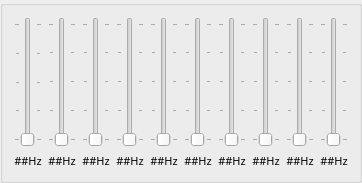
         <widget class="QGroupBox" name="groupBox">
          <property name="maximumSize">
           <size>
            <width>1610</width>
            <height>200</height>
           </size>
          </property>
          <property name="font">
           <font>
            <family>Yu Gothic UI Semibold</family>
           </font>
          </property>
          <property name="title">
           <string/>
          </property>
          <property name="alignment">
           <set>Qt::AlignCenter</set>
          </property>
          <property name="flat">
           <bool>false</bool>
          </property>
          <layout class="QGridLayout" name="gridLayout_31">
           <item row="0" column="0">
            <layout class="QGridLayout" name="gridLayout_28">
             <item row="0" column="0">
              <widget class="QSlider" name="verticalSlider_1">
               <property name="minimumSize">
                <size>
                 <width>0</width>
                 <height>130</height>
                </size>
               </property>
               <property name="maximumSize">
                <size>
                 <width>30</width>
                 <height>200</height>
                </size>
               </property>
               <property name="font">
                <font>
                 <pointsize>10</pointsize>
                 <weight>50</weight>
                 <bold>false</bold>
                 <strikeout>false</strikeout>
                 <stylestrategy>PreferDefault</stylestrategy>
                </font>
               </property>
               <property name="cursor">
                <cursorShape>PointingHandCursor</cursorShape>
               </property>
               <property name="layoutDirection">
                <enum>Qt::LeftToRight</enum>
               </property>
               <property name="autoFillBackground">
                <bool>false</bool>
               </property>
               <property name="maximum">
                <number>100</number>
               </property>
               <property name="pageStep">
                <number>1</number>
               </property>
               <property name="sliderPosition">
                <number>0</number>
               </property>
               <property name="tracking">
                <bool>true</bool>
               </property>
               <property name="orientation">
                <enum>Qt::Vertical</enum>
               </property>
               <property name="invertedAppearance">
                <bool>false</bool>
               </property>
               <property name="invertedControls">
                <bool>false</bool>
               </property>
               <property name="tickPosition">
                <enum>QSlider::TicksBothSides</enum>
               </property>
               <property name="tickInterval">
                <number>25</number>
               </property>
              </widget>
             </item>
             <item row="1" column="0">
              <widget class="QLabel" name="label_1_Hz">
               <property name="font">
                <font>
                 <family>Yu Gothic UI Semibold</family>
                 <pointsize>8</pointsize>
                </font>
               </property>
               <property name="text">
                <string>##Hz</string>
               </property>
               <property name="alignment">
                <set>Qt::AlignCenter</set>
               </property>
              </widget>
             </item>
            </layout>
           </item>
           <item row="0" column="1">
            <layout class="QGridLayout" name="gridLayout_27">
             <item row="0" column="0">
              <widget class="QSlider" name="verticalSlider_2">
               <property name="minimumSize">
                <size>
                 <width>0</width>
                 <height>130</height>
                </size>
               </property>
               <property name="maximumSize">
                <size>
                 <width>30</width>
                 <height>200</height>
                </size>
               </property>
               <property name="font">
                <font>
                 <pointsize>10</pointsize>
                </font>
               </property>
               <property name="cursor">
                <cursorShape>PointingHandCursor</cursorShape>
               </property>
               <property name="pageStep">
                <number>1</number>
               </property>
               <property name="orientation">
                <enum>Qt::Vertical</enum>
               </property>
               <property name="tickPosition">
                <enum>QSlider::TicksBothSides</enum>
               </property>
               <property name="tickInterval">
                <number>25</number>
               </property>
              </widget>
             </item>
             <item row="1" column="0">
              <widget class="QLabel" name="label_2_Hz">
               <property name="font">
                <font>
                 <family>Yu Gothic UI Semibold</family>
                 <pointsize>8</pointsize>
                </font>
               </property>
               <property name="text">
                <string>##Hz</string>
               </property>
               <property name="alignment">
                <set>Qt::AlignCenter</set>
               </property>
              </widget>
             </item>
            </layout>
           </item>
           <item row="0" column="2">
            <layout class="QGridLayout" name="gridLayout_26">
             <item row="0" column="0">
              <widget class="QSlider" name="verticalSlider_3">
               <property name="minimumSize">
                <size>
                 <width>0</width>
                 <height>130</height>
                </size>
               </property>
               <property name="maximumSize">
                <size>
                 <width>30</width>
                 <height>200</height>
                </size>
               </property>
               <property name="font">
                <font>
                 <pointsize>10</pointsize>
                </font>
               </property>
               <property name="cursor">
                <cursorShape>PointingHandCursor</cursorShape>
               </property>
               <property name="pageStep">
                <number>1</number>
               </property>
               <property name="orientation">
                <enum>Qt::Vertical</enum>
               </property>
               <property name="tickPosition">
                <enum>QSlider::TicksBothSides</enum>
               </property>
               <property name="tickInterval">
                <number>25</number>
               </property>
              </widget>
             </item>
             <item row="1" column="0">
              <widget class="QLabel" name="label_3_Hz">
               <property name="font">
                <font>
                 <family>Yu Gothic UI Semibold</family>
                 <pointsize>8</pointsize>
                </font>
               </property>
               <property name="text">
                <string>##Hz</string>
               </property>
               <property name="alignment">
                <set>Qt::AlignCenter</set>
               </property>
              </widget>
             </item>
            </layout>
           </item>
           <item row="0" column="3">
            <layout class="QGridLayout" name="gridLayout_25">
             <item row="0" column="0">
              <widget class="QSlider" name="verticalSlider_4">
               <property name="minimumSize">
                <size>
                 <width>0</width>
                 <height>130</height>
                </size>
               </property>
               <property name="maximumSize">
                <size>
                 <width>30</width>
                 <height>200</height>
                </size>
               </property>
               <property name="font">
                <font>
                 <pointsize>10</pointsize>
                </font>
               </property>
               <property name="cursor">
                <cursorShape>PointingHandCursor</cursorShape>
               </property>
               <property name="autoFillBackground">
                <bool>false</bool>
               </property>
               <property name="styleSheet">
                <string notr="true">QSlider::groove:horizontal {
    border: 1px solid #bbb;
    height: 10px;
    margin: 0px;
    border-radius: 4px;
}

QSlider::sub-page:horizontal {
    background: qlineargradient(x1:0, y1:0, x2:1, y2:0,
        stop:0 rgba(255, 0, 0, 255),
        stop:1 rgba(0, 0, 255, 255));
    height: 10px;
    border-radius: 4px;
}

QSlider::handle:horizontal {
    background: qlineargradient(x1:0, y1:1, x2:0, y2:0,
        stop:0 rgba(255, 255, 255, 255),
        stop:1 rgba(0, 0, 0, 255));
    width: 18px;
    margin-top: -4px;
    margin-bottom: -4px;
    border-radius: 9px;
}
</string>
               </property>
               <property name="maximum">
                <number>99</number>
               </property>
               <property name="pageStep">
                <number>1</number>
               </property>
               <property name="orientation">
                <enum>Qt::Vertical</enum>
               </property>
               <property name="invertedAppearance">
                <bool>false</bool>
               </property>
               <property name="invertedControls">
                <bool>false</bool>
               </property>
               <property name="tickPosition">
                <enum>QSlider::TicksBothSides</enum>
               </property>
               <property name="tickInterval">
                <number>25</number>
               </property>
              </widget>
             </item>
             <item row="1" column="0">
              <widget class="QLabel" name="label_4_Hz">
               <property name="font">
                <font>
                 <family>Yu Gothic UI Semibold</family>
                 <pointsize>8</pointsize>
                </font>
               </property>
               <property name="text">
                <string>##Hz</string>
               </property>
               <property name="alignment">
                <set>Qt::AlignCenter</set>
               </property>
              </widget>
             </item>
            </layout>
           </item>
           <item row="0" column="4">
            <layout class="QGridLayout" name="gridLayout_24">
             <item row="0" column="0">
              <widget class="QSlider" name="verticalSlider_5">
               <property name="minimumSize">
                <size>
                 <width>0</width>
                 <height>130</height>
                </size>
               </property>
               <property name="maximumSize">
                <size>
                 <width>30</width>
                 <height>200</height>
                </size>
               </property>
               <property name="font">
                <font>
                 <pointsize>10</pointsize>
                </font>
               </property>
               <property name="cursor">
                <cursorShape>PointingHandCursor</cursorShape>
               </property>
               <property name="pageStep">
                <number>1</number>
               </property>
               <property name="orientation">
                <enum>Qt::Vertical</enum>
               </property>
               <property name="tickPosition">
                <enum>QSlider::TicksBothSides</enum>
               </property>
               <property name="tickInterval">
                <number>25</number>
               </property>
              </widget>
             </item>
             <item row="1" column="0">
              <widget class="QLabel" name="label_5_Hz">
               <property name="font">
                <font>
                 <family>Yu Gothic UI Semibold</family>
                 <pointsize>8</pointsize>
                </font>
               </property>
               <property name="text">
                <string>##Hz</string>
               </property>
               <property name="alignment">
                <set>Qt::AlignCenter</set>
               </property>
              </widget>
             </item>
            </layout>
           </item>
           <item row="0" column="5">
            <layout class="QGridLayout" name="gridLayout_23">
             <item row="0" column="0">
              <widget class="QSlider" name="verticalSlider_6">
               <property name="minimumSize">
                <size>
                 <width>0</width>
                 <height>130</height>
                </size>
               </property>
               <property name="maximumSize">
                <size>
                 <width>30</width>
                 <height>200</height>
                </size>
               </property>
               <property name="font">
                <font>
                 <pointsize>10</pointsize>
                </font>
               </property>
               <property name="cursor">
                <cursorShape>PointingHandCursor</cursorShape>
               </property>
               <property name="pageStep">
                <number>1</number>
               </property>
               <property name="orientation">
                <enum>Qt::Vertical</enum>
               </property>
               <property name="tickPosition">
                <enum>QSlider::TicksBothSides</enum>
               </property>
               <property name="tickInterval">
                <number>25</number>
               </property>
              </widget>
             </item>
             <item row="1" column="0">
              <widget class="QLabel" name="label_6_Hz">
               <property name="font">
                <font>
                 <family>Yu Gothic UI Semibold</family>
                 <pointsize>8</pointsize>
                </font>
               </property>
               <property name="text">
                <string>##Hz</string>
               </property>
               <property name="alignment">
                <set>Qt::AlignCenter</set>
               </property>
              </widget>
             </item>
            </layout>
           </item>
           <item row="0" column="6">
            <layout class="QGridLayout" name="gridLayout_22">
             <item row="0" column="0">
              <widget class="QSlider" name="verticalSlider_7">
               <property name="minimumSize">
                <size>
                 <width>0</width>
                 <height>130</height>
                </size>
               </property>
               <property name="maximumSize">
                <size>
                 <width>30</width>
                 <height>200</height>
                </size>
               </property>
               <property name="font">
                <font>
                 <pointsize>10</pointsize>
                </font>
               </property>
               <property name="cursor">
                <cursorShape>PointingHandCursor</cursorShape>
               </property>
               <property name="pageStep">
                <number>1</number>
               </property>
               <property name="orientation">
                <enum>Qt::Vertical</enum>
               </property>
               <property name="tickPosition">
                <enum>QSlider::TicksBothSides</enum>
               </property>
               <property name="tickInterval">
                <number>25</number>
               </property>
              </widget>
             </item>
             <item row="1" column="0">
              <widget class="QLabel" name="label_7_Hz">
               <property name="font">
                <font>
                 <family>Yu Gothic UI Semibold</family>
                 <pointsize>8</pointsize>
                </font>
               </property>
               <property name="text">
                <string>##Hz</string>
               </property>
               <property name="alignment">
                <set>Qt::AlignCenter</set>
               </property>
              </widget>
             </item>
            </layout>
           </item>
           <item row="0" column="7">
            <layout class="QGridLayout" name="gridLayout_21">
             <item row="0" column="0">
              <widget class="QSlider" name="verticalSlider_8">
               <property name="minimumSize">
                <size>
                 <width>0</width>
                 <height>130</height>
                </size>
               </property>
               <property name="maximumSize">
                <size>
                 <width>30</width>
                 <height>200</height>
                </size>
               </property>
               <property name="font">
                <font>
                 <pointsize>10</pointsize>
                </font>
               </property>
               <property name="cursor">
                <cursorShape>PointingHandCursor</cursorShape>
               </property>
               <property name="pageStep">
                <number>1</number>
               </property>
               <property name="orientation">
                <enum>Qt::Vertical</enum>
               </property>
               <property name="tickPosition">
                <enum>QSlider::TicksBothSides</enum>
               </property>
               <property name="tickInterval">
                <number>25</number>
               </property>
              </widget>
             </item>
             <item row="1" column="0">
              <widget class="QLabel" name="label_8_HZ">
               <property name="font">
                <font>
                 <family>Yu Gothic UI Semibold</family>
                 <pointsize>8</pointsize>
                </font>
               </property>
               <property name="text">
                <string>##Hz</string>
               </property>
               <property name="alignment">
                <set>Qt::AlignCenter</set>
               </property>
              </widget>
             </item>
            </layout>
           </item>
           <item row="0" column="8">
            <layout class="QGridLayout" name="gridLayout_20">
             <item row="0" column="0">
              <widget class="QSlider" name="verticalSlider_9">
               <property name="minimumSize">
                <size>
                 <width>0</width>
                 <height>130</height>
                </size>
               </property>
               <property name="maximumSize">
                <size>
                 <width>30</width>
                 <height>200</height>
                </size>
               </property>
               <property name="font">
                <font>
                 <pointsize>10</pointsize>
                </font>
               </property>
               <property name="cursor">
                <cursorShape>PointingHandCursor</cursorShape>
               </property>
               <property name="pageStep">
                <number>1</number>
               </property>
               <property name="orientation">
                <enum>Qt::Vertical</enum>
               </property>
               <property name="tickPosition">
                <enum>QSlider::TicksBothSides</enum>
               </property>
               <property name="tickInterval">
                <number>25</number>
               </property>
              </widget>
             </item>
             <item row="1" column="0">
              <widget class="QLabel" name="label_9_Hz">
               <property name="font">
                <font>
                 <family>Yu Gothic UI Semibold</family>
                 <pointsize>8</pointsize>
                </font>
               </property>
               <property name="text">
                <string>##Hz</string>
               </property>
               <property name="alignment">
                <set>Qt::AlignCenter</set>
               </property>
              </widget>
             </item>
            </layout>
           </item>
           <item row="0" column="9">
            <layout class="QGridLayout" name="gridLayout_7">
             <item row="0" column="0">
              <widget class="QSlider" name="verticalSlider_10">
               <property name="minimumSize">
                <size>
                 <width>0</width>
                 <height>130</height>
                </size>
               </property>
               <property name="maximumSize">
                <size>
                 <width>30</width>
                 <height>200</height>
                </size>
               </property>
               <property name="font">
                <font>
                 <pointsize>10</pointsize>
                </font>
               </property>
               <property name="cursor">
                <cursorShape>PointingHandCursor</cursorShape>
               </property>
               <property name="pageStep">
                <number>1</number>
               </property>
               <property name="orientation">
                <enum>Qt::Vertical</enum>
               </property>
               <property name="tickPosition">
                <enum>QSlider::TicksBothSides</enum>
               </property>
               <property name="tickInterval">
                <number>25</number>
               </property>
              </widget>
             </item>
             <item row="1" column="0">
              <widget class="QLabel" name="label_10_Hz">
               <property name="font">
                <font>
                 <family>Yu Gothic UI Semibold</family>
                 <pointsize>8</pointsize>
                </font>
               </property>
               <property name="text">
                <string>##Hz</string>
               </property>
               <property name="alignment">
                <set>Qt::AlignCenter</set>
               </property>
              </widget>
             </item>
            </layout>
           </item>
          </layout>
         </widget>
